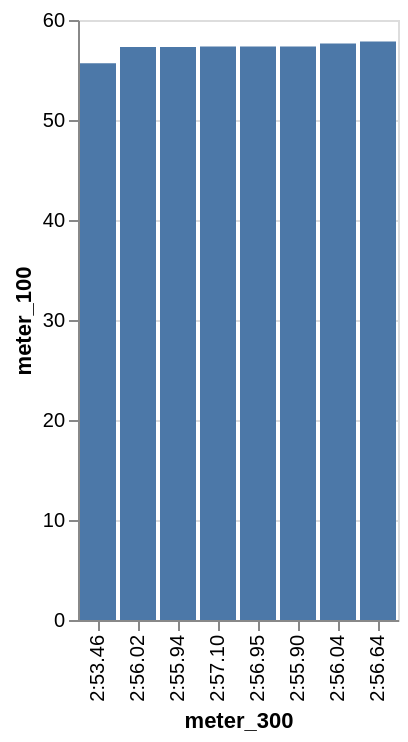

Write the Vega-Lite specification saved for this chart.
### Vega-Lite specification from a JSON file in a GitHub repository (floating-point values rounded to 4 significant figures)
{"data": {"values": [{"x_data": "2:56.02", "y_data": 57.31}, {"x_data": "2:55.90", "y_data": 57.35}, {"x_data": "2:56.04", "y_data": 57.66}, {"x_data": "2:53.46", "y_data": 55.67}, {"x_data": "2:57.10", "y_data": 57.34}, {"x_data": "2:56.95", "y_data": 57.34}, {"x_data": "2:56.64", "y_data": 57.84}, {"x_data": "2:55.94", "y_data": 57.31}]}, "mark": "bar", "encoding": {"x": {"field": "x_data", "type": "nominal", "title": "meter_300", "sort": {"op": "sum", "field": "y_data", "order": "ascending"}}, "y": {"field": "y_data", "type": "quantitative", "title": "meter_100"}}}
